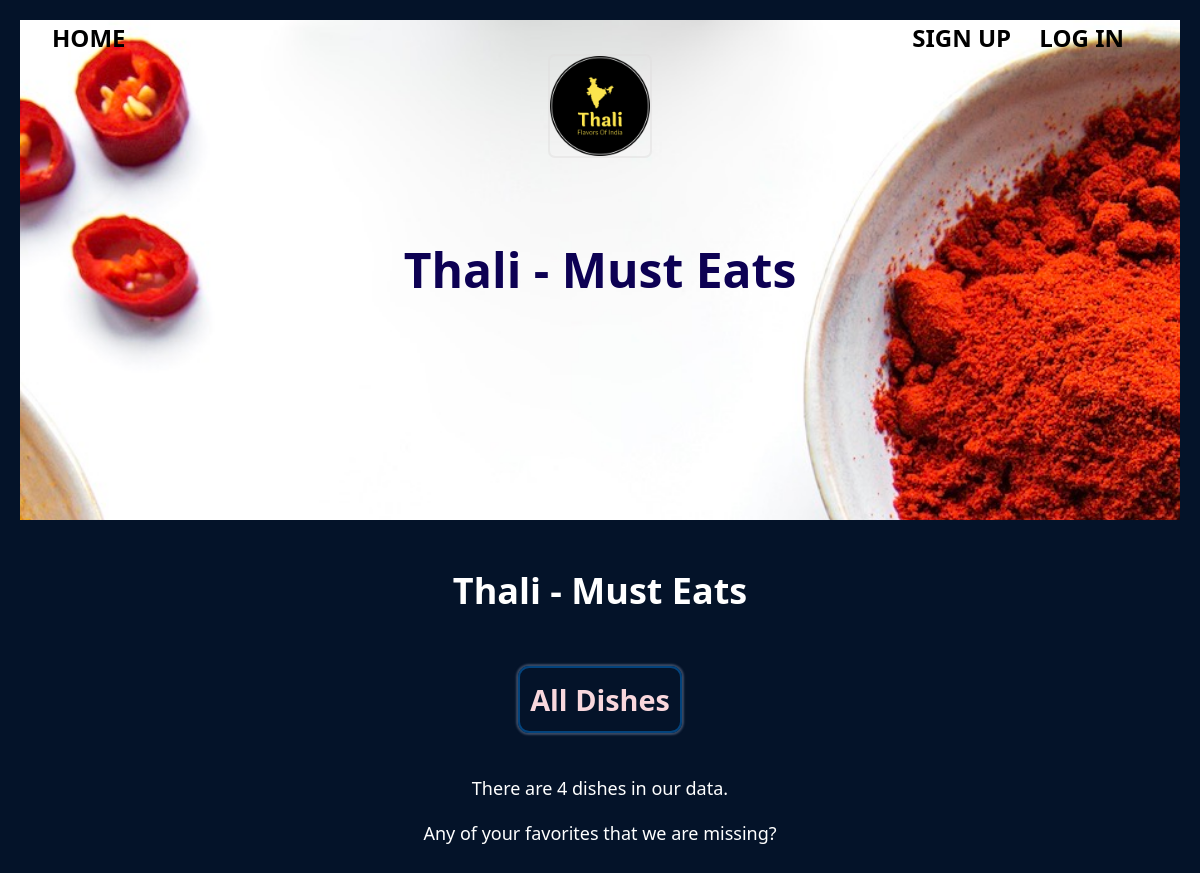
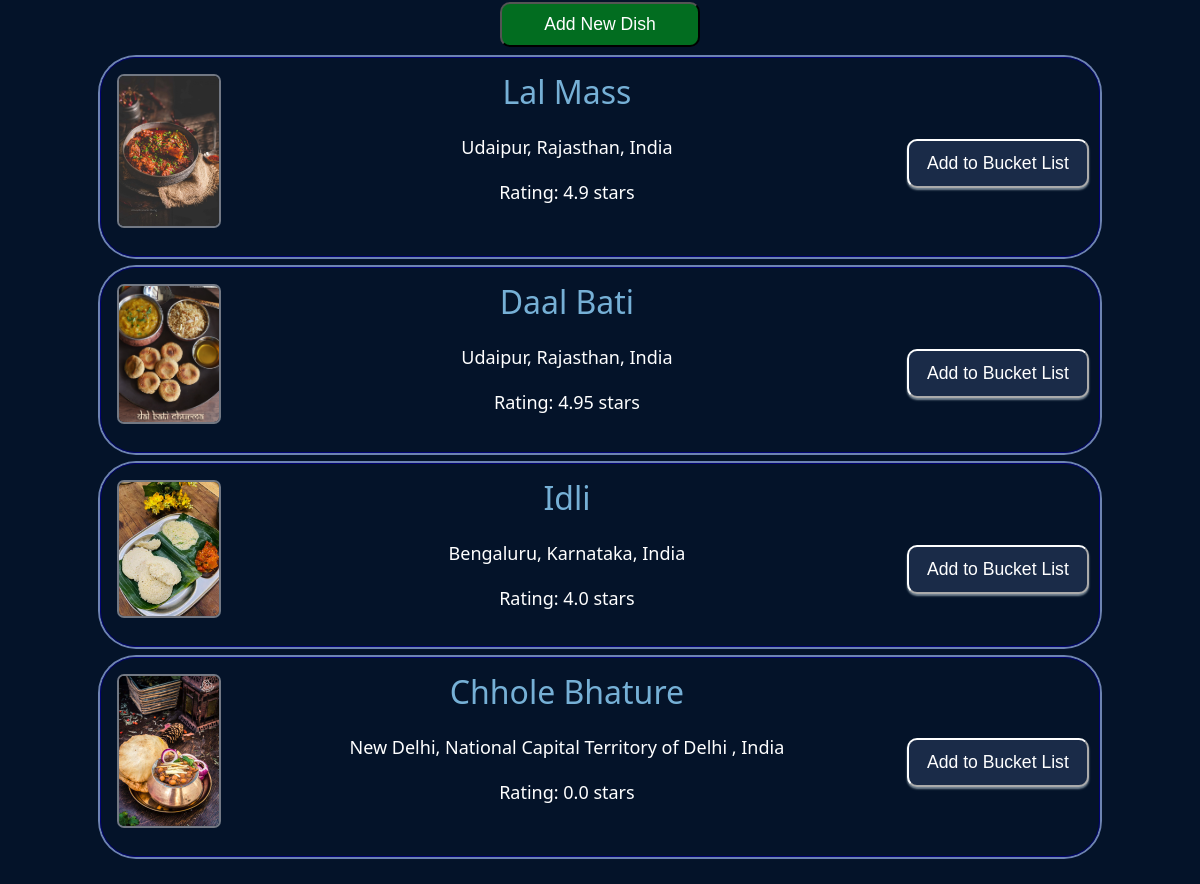
/all_dishes, run on the app's committed database (2 pictures, top to bottom).
### thali_app/models.py (models this page shows, shortened)
class Dish(db.Model):
    id = db.Column(db.Integer, primary_key=True)
    name = db.Column(db.String(80), nullable=False)
    short_desc = db.Column(db.String(500), nullable=False)
    photo_url = db.Column(URLType)
    where_to_eat = db.Column(db.String(80), nullable=False)
    category = db.Column(db.Enum(FoodCategory), default=FoodCategory.OTHER)
    rating = db.Column(db.Float, default=0)
    ratings = db.relationship('Rating', backref='dish')
    city_id = db.Column(
        db.Integer, db.ForeignKey('city.id'), nullable=False)
    city = db.relationship('City', back_populates='dishes')
    created_by_id = db.Column(db.Integer, db.ForeignKey('user.id'))
    created_by = db.relationship('User')
    favorites_list_dishes = db.relationship(
        'User', secondary='user_favorites_list', back_populates='favorites_list_user')
    def __repr__(self):
        return f"<{self.id}:{self.name}>"

class City(db.Model):
    id = db.Column(db.Integer, primary_key=True)
    name = db.Column(db.String(80), nullable=False)
    state = db.Column(db.String(80), nullable=False)
    region = db.Column(db.String(80), nullable=False)
    country = db.Column(db.String(80), nullable=False)
    short_desc = db.Column(db.String(1000), nullable=False)
    photo_url = db.Column(URLType)
    dishes = db.relationship('Dish', back_populates='city')
    created_by_id = db.Column(db.Integer, db.ForeignKey('user.id'))
    created_by = db.relationship('User')
    def __str__(self):
        return f"{self.name}, {self.state}, {self.country}"

### thali_app/main/routes.py (the view)
@main.route('/all_dishes')
def all_dishes():
    all_dishes = Dish.query.order_by(Dish.city_id).all()
    print(all_dishes)
    return render_template('all_dishes.html', all_dishes=all_dishes)

### thali_app/templates/all_dishes.html
{% extends 'base.html' %}
{% block content %}
<h1>Thali - Must Eats</h1>
<h2>All Dishes</h2>
<p>There are {{all_dishes|length}} dishes in our data.</p>
<p>Any of your favorites that we are missing?</p>
<form action="/new_dish" method="post">
    <input type="submit" value="Add New Dish">
</form>
{% for dish in all_dishes %}
<div class="all-dish">
    <a href="/dish/{{ dish.id }}"><img src="{{ dish.photo_url }}" alt="{{ dish.name }}" width="100px" height="50px"></a>
    <div class="all-dish-info">
        <a href="/dish/{{ dish.id }}">{{ dish.name }} </a>
        <p> {{ dish.city }} </p>
        <p> Rating: {{ dish.rating }} stars</p>
    </div>
    <form action="/add_to_favorites_list/{{ dish.id }}" method="post">
        <input type="submit" value="Add to Bucket List">
    </form>
</div>
{% endfor %}
{% endblock %}

### thali_app/static/style.css (style rules this page uses)
body { font-family: 'Segoe UI', 'Roboto', 'Oxygen', 'Ubuntu', 'Cantarell', 'Fira Sans', 'Droid Sans', 'Helvetica Neue', sans-serif; line-height: 1.5; margin: 0; padding: 20px; text-align: center; background-color: rgb(4, 19, 41); color: white; }
h2 { color:rgb(249, 216, 221); font-size: 1.8rem; border: 2px solid rgb(3, 67, 124); border-radius: 0.7rem; padding: 10px; display: inline-block; box-shadow: 0px 0px 2px 2px rgba(94, 109, 137, 0.601); }
img { flex: 1; position: relative; max-width: 100%; text-align: center; border-radius: 5px; border-color: black; box-shadow: 0 0 0 2px rgba(223, 221, 221, 0.5); height: auto; }
div.all-dish { display: flex; flex-direction:row; border: 1px solid rgb(2, 2, 114); border-radius: 2em; box-shadow: 0 0 0 2px rgba(138, 163, 214, 0.786); padding: 10px; margin-bottom: 10px; }
.all-dish a { color: rgb(118, 176, 214); font-size: 2rem; text-decoration: none; }
.all-dish-info { flex: 1; }
.all-dish input[type=submit] { flex: 1; padding: 12px 5px; width: 100%; margin: 4em 1.5em 0 0; background-color: #1a2b48; border-color: white; box-shadow: 0 2px 2px rgba(188, 204, 214, 0.629); }
.all-dish img { flex: 1; margin: 0.5rem; }
form { font-size: 16px; }
input { font-size: 16px; word-wrap: break-word; }
input[type=submit] { width: 20%; align-self: center; background-color: #026d20; border-radius: 10px; color: white; font-size: 1.1em; padding: 10px 20px; margin: 10px; }

### data on the page
Dish: photo_url (picture), name "Lal Mass", city "Udaipur, Rajasthan, India", rating "4.9"
Dish: photo_url (picture), name "Daal Bati", city "Udaipur, Rajasthan, India", rating "4.95"
Dish: photo_url (picture), name "Idli", city "Bengaluru, Karnataka, India", rating "4.0"
Dish: photo_url (picture), name "Chhole Bhature", city "New Delhi, National Capital Territory of Delhi , India", rating "0.0"

### other printed values
{{ all_dishes|length }} "4"
